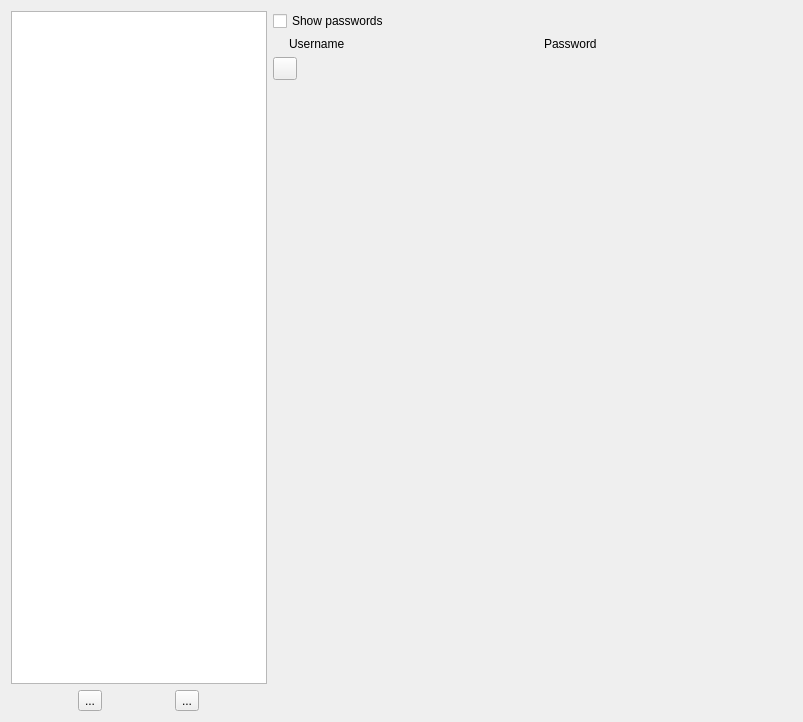
<?xml version="1.0" encoding="UTF-8"?>
<ui version="4.0">
 <class>WalletWidget</class>
 <widget class="QWidget" name="WalletWidget">
  <property name="geometry">
   <rect>
    <x>0</x>
    <y>0</y>
    <width>803</width>
    <height>722</height>
   </rect>
  </property>
  <property name="windowTitle">
   <string/>
  </property>
  <layout class="QHBoxLayout" name="horizontalLayout">
   <item>
    <widget class="QWidget" name="widget_2" native="true">
     <property name="sizePolicy">
      <sizepolicy hsizetype="Minimum" vsizetype="Preferred">
       <horstretch>0</horstretch>
       <verstretch>0</verstretch>
      </sizepolicy>
     </property>
     <layout class="QVBoxLayout" name="verticalLayout_3">
      <property name="leftMargin">
       <number>0</number>
      </property>
      <property name="topMargin">
       <number>0</number>
      </property>
      <property name="rightMargin">
       <number>0</number>
      </property>
      <property name="bottomMargin">
       <number>0</number>
      </property>
      <item>
       <widget class="QListView" name="entryList">
        <property name="sizePolicy">
         <sizepolicy hsizetype="Minimum" vsizetype="Expanding">
          <horstretch>0</horstretch>
          <verstretch>0</verstretch>
         </sizepolicy>
        </property>
       </widget>
      </item>
      <item>
       <widget class="QWidget" name="widget_3" native="true">
        <layout class="QHBoxLayout" name="horizontalLayout_3">
         <property name="leftMargin">
          <number>0</number>
         </property>
         <property name="topMargin">
          <number>0</number>
         </property>
         <property name="rightMargin">
          <number>0</number>
         </property>
         <property name="bottomMargin">
          <number>0</number>
         </property>
         <item>
          <widget class="QToolButton" name="addEntryBtn">
           <property name="text">
            <string>...</string>
           </property>
           <property name="icon">
            <iconset theme="list-add">
             <normaloff>../../../../../../../../.designer/backup</normaloff>../../../../../../../../.designer/backup</iconset>
           </property>
          </widget>
         </item>
         <item>
          <widget class="QToolButton" name="removeEntryBtn">
           <property name="text">
            <string>...</string>
           </property>
           <property name="icon">
            <iconset theme="list-remove">
             <normaloff>../../../../../../../../.designer/backup</normaloff>../../../../../../../../.designer/backup</iconset>
           </property>
          </widget>
         </item>
        </layout>
       </widget>
      </item>
     </layout>
    </widget>
   </item>
   <item>
    <widget class="QStackedWidget" name="contentPages">
     <property name="sizePolicy">
      <sizepolicy hsizetype="Preferred" vsizetype="Preferred">
       <horstretch>0</horstretch>
       <verstretch>0</verstretch>
      </sizepolicy>
     </property>
     <property name="minimumSize">
      <size>
       <width>0</width>
       <height>0</height>
      </size>
     </property>
     <property name="currentIndex">
      <number>1</number>
     </property>
     <widget class="QWidget" name="emptyPage"/>
     <widget class="QWidget" name="contentWidget">
      <layout class="QVBoxLayout" name="verticalLayout_2">
       <property name="leftMargin">
        <number>0</number>
       </property>
       <property name="topMargin">
        <number>0</number>
       </property>
       <property name="rightMargin">
        <number>0</number>
       </property>
       <property name="bottomMargin">
        <number>0</number>
       </property>
       <item>
        <widget class="QCheckBox" name="showPasswordsCheck">
         <property name="text">
          <string>Show passwords</string>
         </property>
        </widget>
       </item>
       <item>
        <widget class="QScrollArea" name="scrollArea">
         <property name="frameShape">
          <enum>QFrame::NoFrame</enum>
         </property>
         <property name="frameShadow">
          <enum>QFrame::Plain</enum>
         </property>
         <property name="widgetResizable">
          <bool>true</bool>
         </property>
         <widget class="QWidget" name="entryPaneContent">
          <property name="geometry">
           <rect>
            <x>0</x>
            <y>0</y>
            <width>529</width>
            <height>683</height>
           </rect>
          </property>
          <layout class="QVBoxLayout" name="entryPaneLayout">
           <property name="leftMargin">
            <number>0</number>
           </property>
           <property name="topMargin">
            <number>0</number>
           </property>
           <property name="rightMargin">
            <number>0</number>
           </property>
           <property name="bottomMargin">
            <number>0</number>
           </property>
           <item>
            <widget class="QWidget" name="entryFields" native="true">
             <layout class="QGridLayout" name="gridLayout" columnstretch="0,1,1" columnminimumwidth="10,0,0">
              <property name="leftMargin">
               <number>0</number>
              </property>
              <property name="topMargin">
               <number>0</number>
              </property>
              <property name="rightMargin">
               <number>0</number>
              </property>
              <property name="bottomMargin">
               <number>0</number>
              </property>
              <property name="verticalSpacing">
               <number>6</number>
              </property>
              <item row="0" column="1">
               <widget class="QLabel" name="usernameLabel">
                <property name="text">
                 <string>Username</string>
                </property>
               </widget>
              </item>
              <item row="0" column="2">
               <widget class="QLabel" name="passwordLabel">
                <property name="text">
                 <string>Password</string>
                </property>
               </widget>
              </item>
              <item row="0" column="0">
               <widget class="QLabel" name="numCol">
                <property name="text">
                 <string/>
                </property>
               </widget>
              </item>
             </layout>
            </widget>
           </item>
           <item>
            <widget class="QToolButton" name="addPasswordBtn">
             <property name="text">
              <string/>
             </property>
             <property name="icon">
              <iconset theme="list-add">
               <normaloff>../../../../../../../../.designer/backup</normaloff>../../../../../../../../.designer/backup</iconset>
             </property>
            </widget>
           </item>
           <item>
            <spacer name="verticalSpacer">
             <property name="orientation">
              <enum>Qt::Vertical</enum>
             </property>
             <property name="sizeHint" stdset="0">
              <size>
               <width>20</width>
               <height>40</height>
              </size>
             </property>
            </spacer>
           </item>
          </layout>
         </widget>
        </widget>
       </item>
      </layout>
     </widget>
    </widget>
   </item>
  </layout>
 </widget>
 <resources/>
 <connections>
  <connection>
   <sender>addEntryBtn</sender>
   <signal>clicked()</signal>
   <receiver>WalletWidget</receiver>
   <slot>onAddEntryBtnPressed()</slot>
   <hints>
    <hint type="sourcelabel">
     <x>84</x>
     <y>703</y>
    </hint>
    <hint type="destinationlabel">
     <x>401</x>
     <y>360</y>
    </hint>
   </hints>
  </connection>
  <connection>
   <sender>removeEntryBtn</sender>
   <signal>clicked()</signal>
   <receiver>WalletWidget</receiver>
   <slot>onRemoveEntryBtnPressed()</slot>
   <hints>
    <hint type="sourcelabel">
     <x>181</x>
     <y>703</y>
    </hint>
    <hint type="destinationlabel">
     <x>401</x>
     <y>360</y>
    </hint>
   </hints>
  </connection>
  <connection>
   <sender>addPasswordBtn</sender>
   <signal>clicked()</signal>
   <receiver>WalletWidget</receiver>
   <slot>onAddPasswordBtnPressed()</slot>
   <hints>
    <hint type="sourcelabel">
     <x>285</x>
     <y>23</y>
    </hint>
    <hint type="destinationlabel">
     <x>401</x>
     <y>360</y>
    </hint>
   </hints>
  </connection>
  <connection>
   <sender>showPasswordsCheck</sender>
   <signal>clicked()</signal>
   <receiver>WalletWidget</receiver>
   <slot>onShowPasswordsPressed()</slot>
   <hints>
    <hint type="sourcelabel">
     <x>532</x>
     <y>16</y>
    </hint>
    <hint type="destinationlabel">
     <x>401</x>
     <y>360</y>
    </hint>
   </hints>
  </connection>
 </connections>
 <slots>
  <slot>onAddEntryBtnPressed()</slot>
  <slot>onRemoveEntryBtnPressed()</slot>
  <slot>onAddPasswordBtnPressed()</slot>
  <slot>onShowPasswordsPressed()</slot>
 </slots>
</ui>
